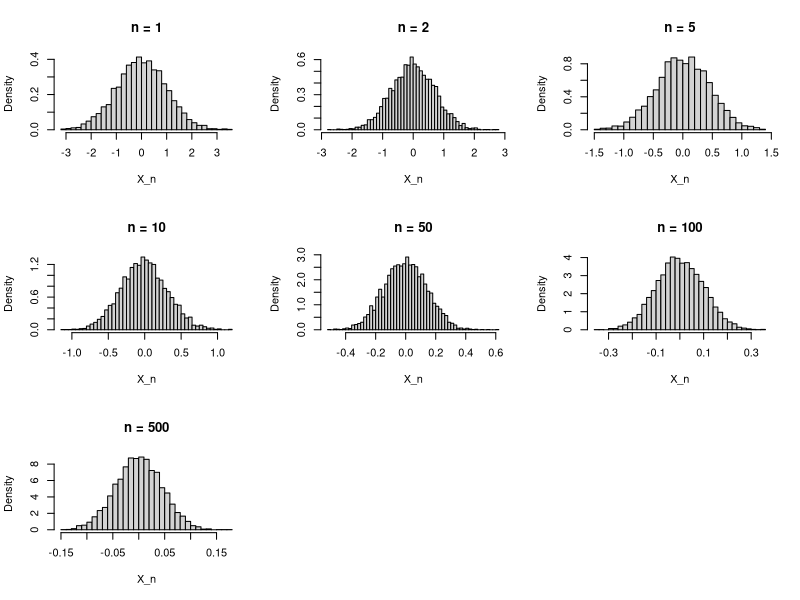
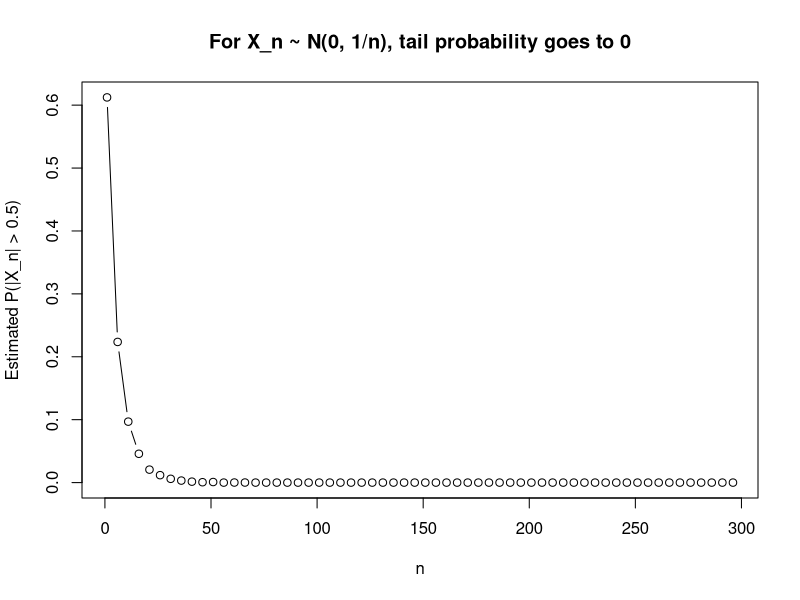
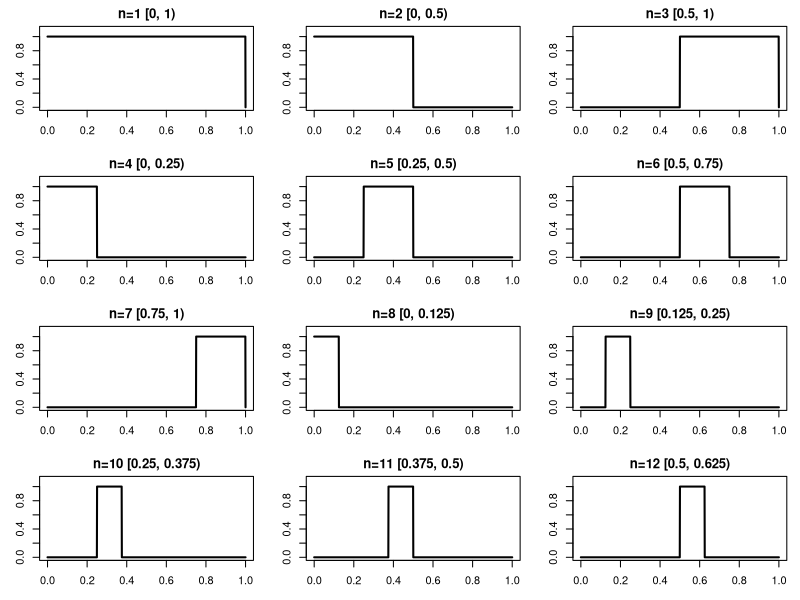
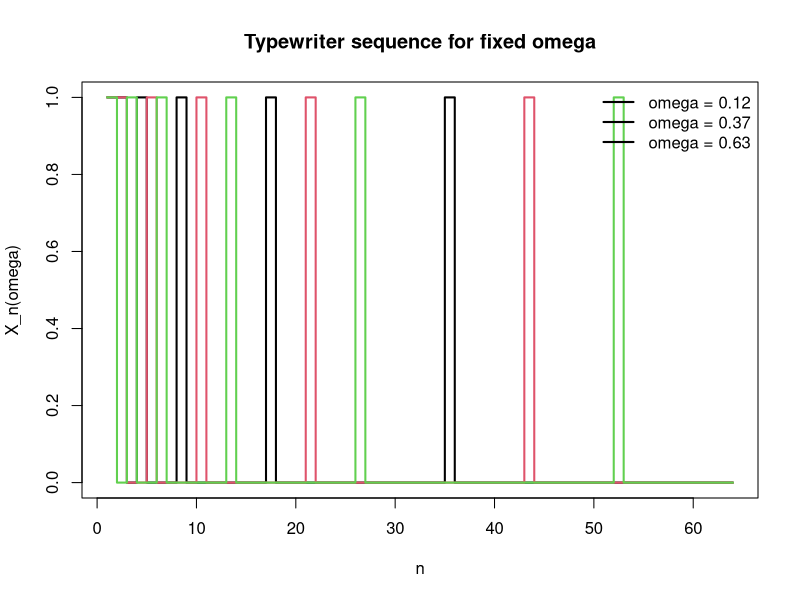
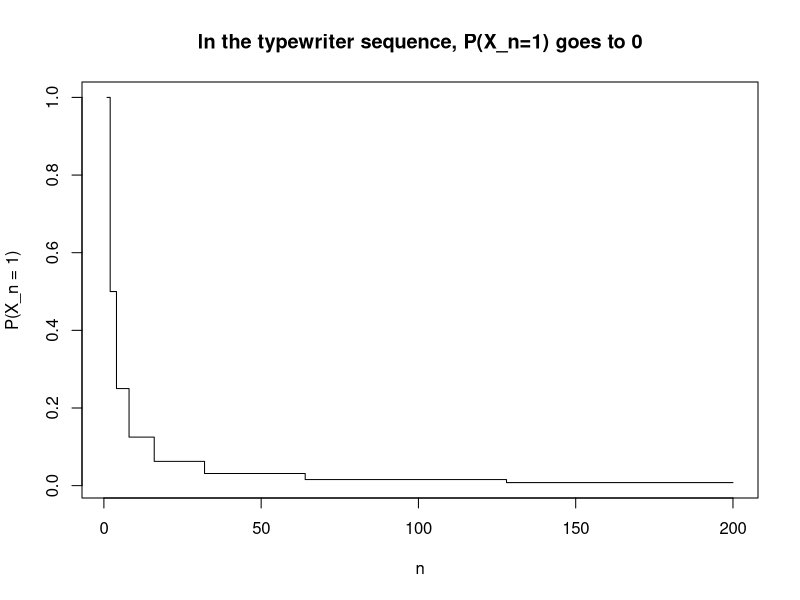
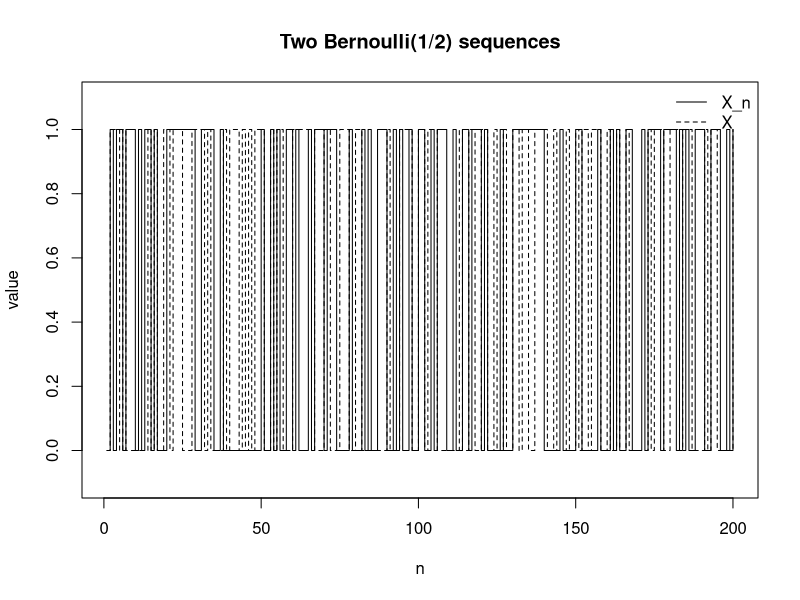
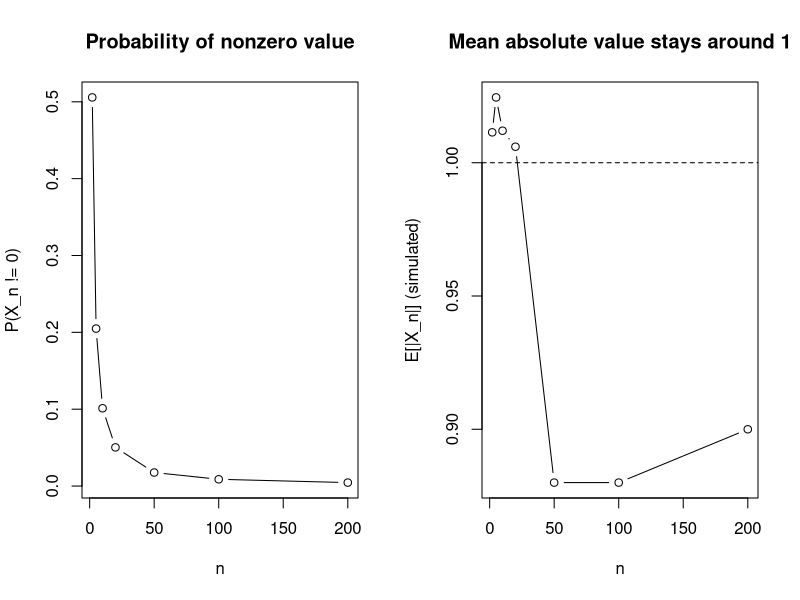
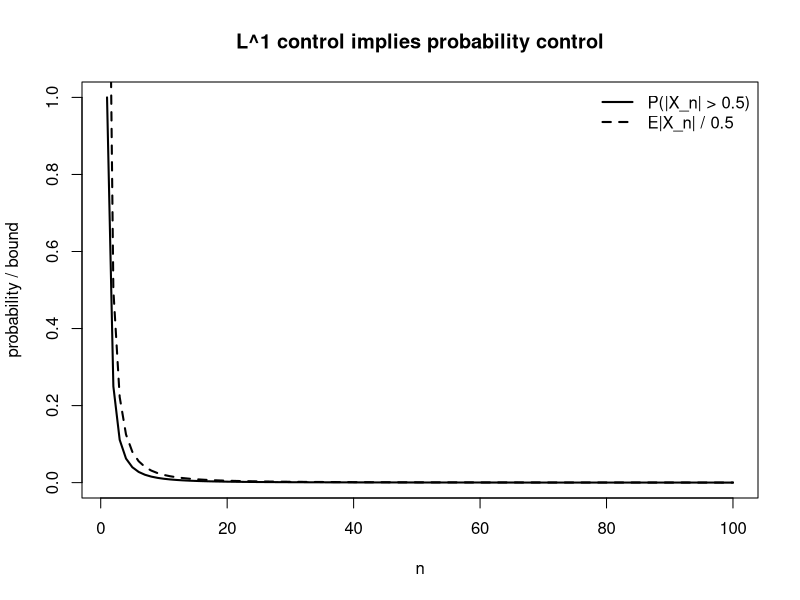

Here is the R script that generated these plots, in order:
## ---- chunk 1
set.seed(123)

n_vec <- c(1, 2, 5, 10, 50, 100, 500)
B <- 5000

oldpar <- par(no.readonly = TRUE)
par(mfrow = c(3, 3))

for (n in n_vec) {
  x <- rnorm(B, mean = 0, sd = 1 / sqrt(n))
  hist(x, breaks = 40,
       main = paste0("n = ", n),
       xlab = "X_n",
       probability = TRUE)
}

par(oldpar)
## ---- chunk 2
set.seed(123)

n_grid <- seq(1, 300, by = 5)
B <- 10000
eps <- 0.5

prob_est <- sapply(n_grid, function(n) {
  x <- rnorm(B, mean = 0, sd = 1 / sqrt(n))
  mean(abs(x) > eps)
})

plot(n_grid, prob_est, type = "b",
     xlab = "n",
     ylab = paste0("Estimated P(|X_n| > ", eps, ")"),
     main = "For X_n ~ N(0, 1/n), tail probability goes to 0")
## ---- chunk 3
typewriter_interval <- function(n) {
  m <- floor(log2(n))
  k <- n - 2^m
  c(left = k / 2^m, right = (k + 1) / 2^m, m = m, k = k)
}

typewriter_value <- function(n, omega) {
  interval <- typewriter_interval(n)
  as.numeric(omega >= interval["left"] & omega < interval["right"])
}

xgrid <- seq(0, 1, length.out = 1000)
n_show <- 1:12

oldpar <- par(no.readonly = TRUE)
par(mfrow = c(4, 3), mar = c(3, 3, 2, 1))

for (n in n_show) {
  y <- typewriter_value(n, xgrid)
  interval <- typewriter_interval(n)
  plot(xgrid, y, type = "l", lwd = 2,
       ylim = c(0, 1.1),
       main = paste0("n=", n, " [",
                     interval["left"], ", ", interval["right"], ")"),
       xlab = "", ylab = "")
}

par(oldpar)
## ---- chunk 4
N <- 64
omega_list <- c(0.12, 0.37, 0.63)

mat <- sapply(omega_list, function(w) {
  sapply(1:N, function(n) typewriter_value(n, w))
})

matplot(1:N, mat, type = "s", lty = 1, lwd = 2,
        xlab = "n", ylab = "X_n(omega)",
        main = "Typewriter sequence for fixed omega")
legend("topright",
       legend = paste0("omega = ", omega_list),
       lty = 1, lwd = 2, bty = "n")
## ---- chunk 5
n_grid <- 1:200

prob_one <- sapply(n_grid, function(n) {
  interval <- typewriter_interval(n)
  interval["right"] - interval["left"]
})

plot(n_grid, prob_one, type = "s",
     xlab = "n", ylab = "P(X_n = 1)",
     main = "In the typewriter sequence, P(X_n=1) goes to 0")
## ---- chunk 6
set.seed(123)

N <- 200
x <- rbinom(N, size = 1, prob = 0.5)
y <- rbinom(N, size = 1, prob = 0.5)

plot(1:N, x, type = "s", ylim = c(-0.1, 1.1),
     xlab = "n", ylab = "value",
     main = "Two Bernoulli(1/2) sequences")
lines(1:N, y, type = "s", lty = 2)
legend("topright", legend = c("X_n", "X"),
       lty = c(1, 2), bty = "n")
## ---- chunk 7
set.seed(123)

B <- 100000
x <- rbinom(B, size = 1, prob = 0.5)
y <- rbinom(B, size = 1, prob = 0.5)

mean(abs(x - y) > 0.5)
## ---- chunk 8
set.seed(123)

sample_Xn <- function(n, B = 10000) {
  u <- runif(B)
  ifelse(u <= 1/n, n, 0)
}

n_grid <- c(2, 5, 10, 20, 50, 100, 200)
prob_nonzero <- numeric(length(n_grid))
mean_abs <- numeric(length(n_grid))

for (i in seq_along(n_grid)) {
  n <- n_grid[i]
  x <- sample_Xn(n)
  prob_nonzero[i] <- mean(x != 0)
  mean_abs[i] <- mean(abs(x))
}

oldpar <- par(no.readonly = TRUE)
par(mfrow = c(1, 2))

plot(n_grid, prob_nonzero, type = "b",
     xlab = "n", ylab = "P(X_n != 0)",
     main = "Probability of nonzero value")

plot(n_grid, mean_abs, type = "b",
     xlab = "n", ylab = "E[|X_n|] (simulated)",
     main = "Mean absolute value stays around 1")
abline(h = 1, lty = 2)

par(oldpar)
## ---- chunk 9
n_grid <- 1:100
lp_moment <- 1 / n_grid^2
tail_prob <- 1 / n_grid^2
markov_bound <- lp_moment / 0.5

plot(n_grid, tail_prob, type = "l", lwd = 2,
     xlab = "n", ylab = "probability / bound",
     main = "L^1 control implies probability control")
lines(n_grid, markov_bound, lty = 2, lwd = 2)
legend("topright",
       legend = c("P(|X_n| > 0.5)", "E|X_n| / 0.5"),
       lty = c(1, 2), lwd = 2, bty = "n")
## ---- chunk 10
make_Y_index <- function(max_block = 6) {
  out <- data.frame(m = integer(), n = integer(), k = integer())
  m <- 1
  for (n in 1:max_block) {
    for (k in 1:n) {
      out <- rbind(out, data.frame(m = m, n = n, k = k))
      m <- m + 1
    }
  }
  out
}

Y_fun <- function(x, n, k) {
  as.numeric(x > (k - 1) / n & x < k / n)
}

Y_index <- make_Y_index(max_block = 6)
xgrid <- seq(0, 1, length.out = 2000)

par(mfrow = c(4, 3), mar = c(3, 3, 2, 1))

for (j in 1:12) {
  n <- Y_index$n[j]
  k <- Y_index$k[j]
  y <- Y_fun(xgrid, n, k)
  
  plot(xgrid, y, type = "l", lwd = 2,
       ylim = c(0, 1.1),
       main = paste0("m=", j, "  (n=", n, ", k=", k, ")"),
       xlab = "", ylab = "")
}
## ---- chunk 11
Y_value_at_omega <- function(omega, max_block = 20) {
  vals <- c()
  index <- make_Y_index(max_block)
  for (j in 1:nrow(index)) {
    n <- index$n[j]
    k <- index$k[j]
    vals[j] <- as.numeric(omega > (k - 1) / n & omega < k / n)
  }
  data.frame(m = 1:length(vals), value = vals)
}

omega <- 0.37
df_omega <- Y_value_at_omega(omega, max_block = 20)

plot(df_omega$m, df_omega$value, type = "h", lwd = 2,
     ylim = c(0, 1.1),
     xlab = "m", ylab = expression(Y[m](omega)),
     main = bquote("Fixed " ~ omega == .(omega) ~ " and the sequence " ~ Y[m](omega)))
points(df_omega$m, df_omega$value, pch = 16)
## ---- chunk 12
n_vals <- 1:50
lp_size <- 1 / n_vals

plot(n_vals, lp_size, type = "b",
     xlab = "block index n",
     ylab = expression(E[abs(Y[m])^p]),
     main = expression("For " ~ Y[m] ~ ", " ~ E[abs(Y[m])^p] == 1/n))
## ---- chunk 13
X_fun <- function(x, n) {
  ifelse(x > 0 & x < 1/n, n, 0)
}

xgrid <- seq(0, 1, length.out = 5000)
n_list <- c(1, 2, 5, 10, 20, 50)

par(mfrow = c(3, 2), mar = c(3, 3, 2, 1))

for (n in n_list) {
  y <- X_fun(xgrid, n)
  plot(xgrid, y, type = "l", lwd = 2,
       main = paste0("n = ", n),
       xlab = "", ylab = "")
}
## ---- chunk 14
omega <- 0.2
n_grid <- 1:40
vals <- sapply(n_grid, function(n) ifelse(omega > 0 & omega < 1/n, n, 0))

plot(n_grid, vals, type = "b", pch = 16,
     xlab = "n", ylab = expression(X[n](omega)),
     main = bquote("Fixed " ~ omega == .(omega) ~ " and the sequence " ~ X[n](omega)))
abline(h = 0, lty = 2)
## ---- chunk 15
n_grid <- 1:50

par(mfrow = c(1, 3))

plot(n_grid, rep(1, length(n_grid)), type = "b",
     xlab = "n", ylab = expression(E[abs(X[n])]),
     main = expression(p == 1))

plot(n_grid, n_grid, type = "b",
     xlab = "n", ylab = expression(E[abs(X[n])^2]),
     main = expression(p == 2))

plot(n_grid, n_grid^2, type = "b",
     xlab = "n", ylab = expression(E[abs(X[n])^3]),
     main = expression(p == 3))
## ---- chunk 16
# block structure
make_Y_index <- function(max_block = 40) {
  out <- data.frame(m = integer(), n = integer(), k = integer())
  m <- 1
  for (n in 1:max_block) {
    for (k in 1:n) {
      out <- rbind(out, data.frame(m = m, n = n, k = k))
      m <- m + 1
    }
  }
  out
}

# value of Y_m(omega)
Y_value <- function(omega, n, k) {
  as.numeric(omega > (k - 1) / n & omega < k / n)
}

# full sequence Y_m(omega)
Y_seq_at_omega <- function(omega, max_block = 40) {
  idx <- make_Y_index(max_block)
  vals <- mapply(function(n, k) Y_value(omega, n, k), idx$n, idx$k)
  data.frame(m = idx$m, n = idx$n, k = idx$k, value = vals)
}

# subsequence Z_n = X_{n,n}
Z_seq_at_omega <- function(omega, max_n = 40) {
  vals <- sapply(1:max_n, function(n) Y_value(omega, n, n))
  data.frame(n = 1:max_n, value = vals)
}
## ---- chunk 17
omega <- 0.37
dfY <- Y_seq_at_omega(omega, max_block = 30)

plot(dfY$m, dfY$value, type = "h", lwd = 2,
     ylim = c(0, 1.1),
     xlab = "m", ylab = expression(Y[m](omega)),
     main = bquote("Original sequence " ~ Y[m](omega) ~ " at " ~ omega == .(omega)))
points(dfY$m, dfY$value, pch = 16)
## ---- chunk 18
dfZ <- Z_seq_at_omega(omega, max_n = 50)

plot(dfZ$n, dfZ$value, type = "h", lwd = 2,
     ylim = c(0, 1.1),
     xlab = "n", ylab = expression(Z[n](omega)),
     main = bquote("Subsequence " ~ Z[n](omega) == X[n*n](omega) ~ " at " ~ omega == .(omega)))
points(dfZ$n, dfZ$value, pch = 16)
abline(h = 0, lty = 2)
## ---- chunk 19
omega_list <- c(0.12, 0.37, 0.63, 0.84)

par(mfrow = c(2, 2), mar = c(3, 3, 2, 1))

for (omega in omega_list) {
  dfZ <- Z_seq_at_omega(omega, max_n = 50)
  plot(dfZ$n, dfZ$value, type = "h", lwd = 2,
       ylim = c(0, 1.1),
       xlab = "n", ylab = expression(Z[n](omega)),
       main = bquote(omega == .(omega)))
  points(dfZ$n, dfZ$value, pch = 16)
  abline(h = 0, lty = 2)
}
